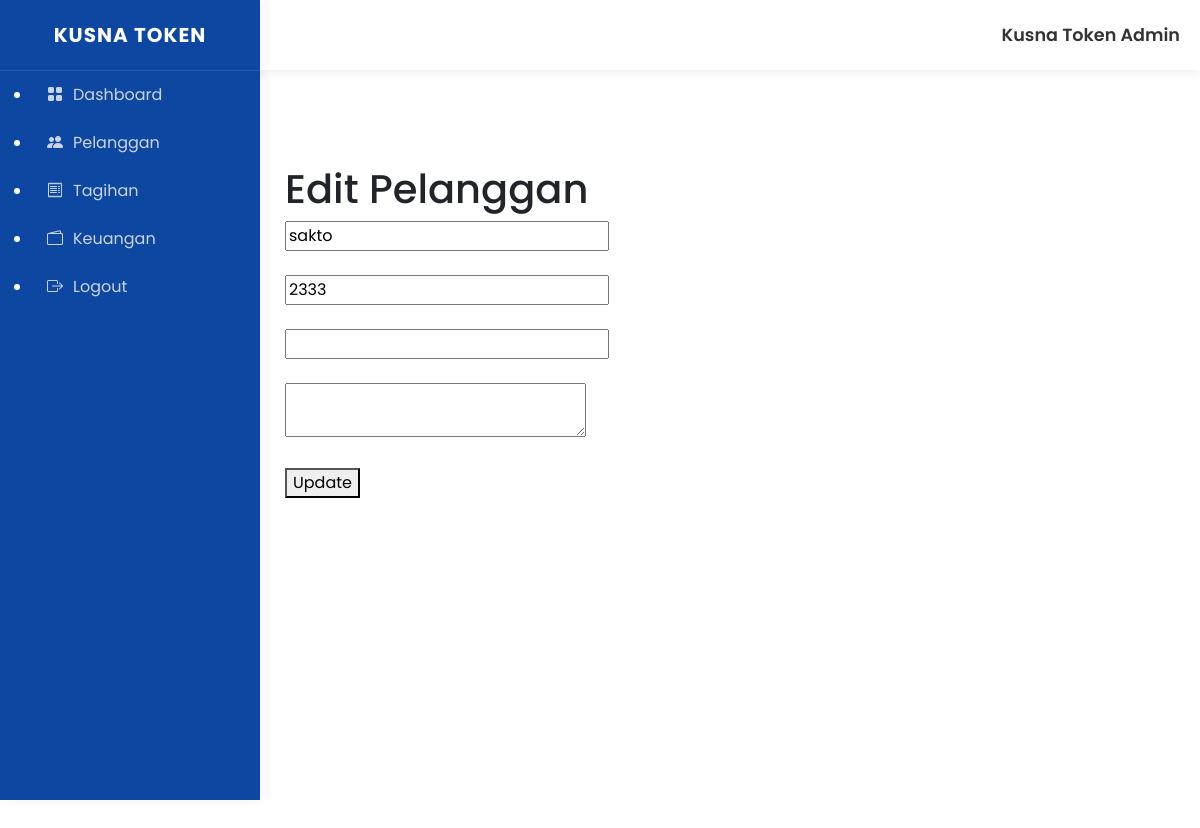
Page /admin/edit-pelanggan/1 (signed in) on the earlier database version.
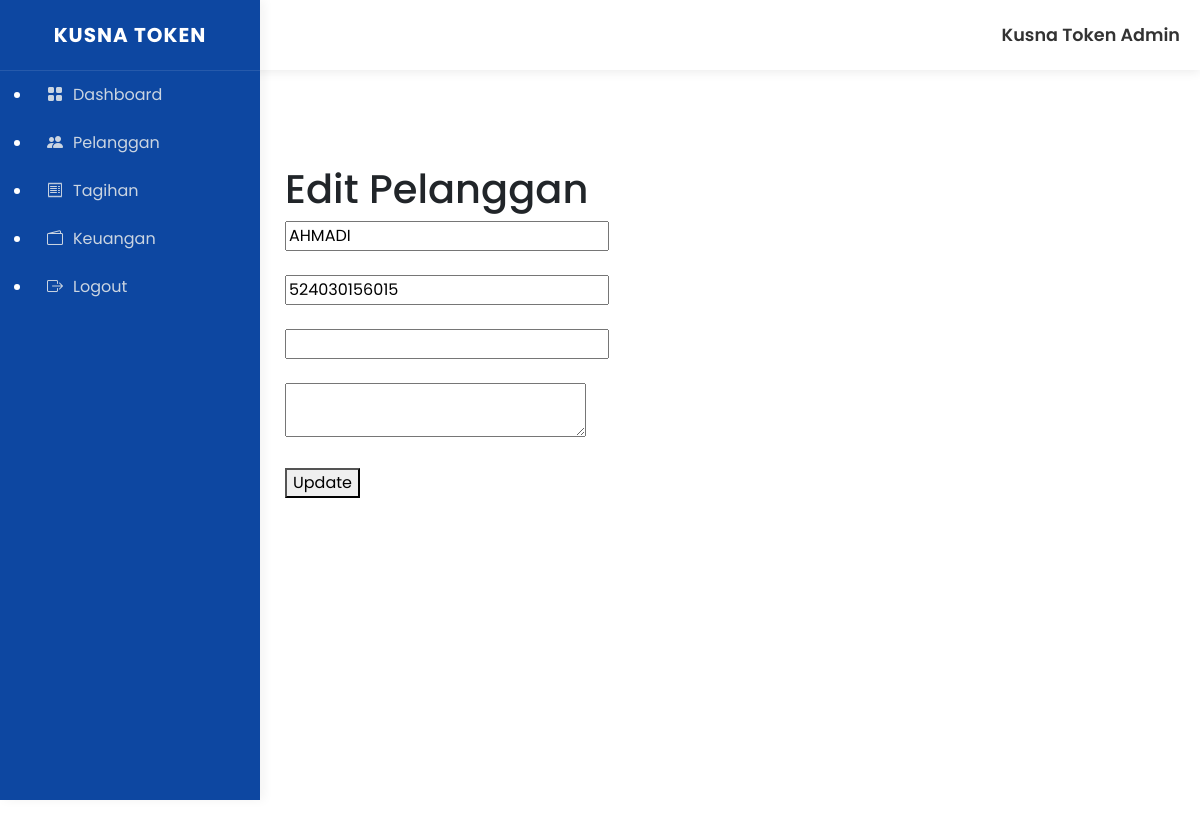
Same page on the later database version.
### models/pelanggan.py (models this page shows)
class Pelanggan(db.Model):
    id = db.Column(db.Integer, primary_key=True)
    nama = db.Column(db.String(100))
    id_pln = db.Column(db.String(50))

### app.py (the view, shortened to what this page needs)
@app.route(
    "/admin/edit-pelanggan/<int:id>",
    methods=["GET","POST"]
)
def edit_pelanggan(id):
    if not session.get("admin"):
        return redirect("/login")
    pelanggan = Pelanggan.query.get_or_404(id)
    return render_template(
        "edit_pelanggan.html",
        pelanggan=pelanggan
    )

### templates/edit_pelanggan.html (shortened to what this page needs)
{% extends "admin_layout.html" %} {% block content %}
<link
  href="https://cdn.jsdelivr.net/npm/bootstrap@5.3.3/dist/css/bootstrap.min.css"
  rel="stylesheet"
/>
<h1>Edit Pelanggan</h1>
<form method="POST">
  <input type="text" name="nama" value="{{ pelanggan.nama }}" />
  <br /><br />
  <input type="text" name="id_pln" value="{{ pelanggan.id_pln }}" />
  <br /><br />
  <input type="text" name="hp" value="{{ pelanggan.hp }}" />
  <br /><br />
  <textarea name="alamat">{{ pelanggan.alamat }}</textarea>
  <br /><br />
  <button type="submit">Update</button>
</form>
{% endblock %}

Differences in the rows shown:
changed Pelanggan: nama "sakto" → "AHMADI"; id_pln "2333" → "524030156015"
